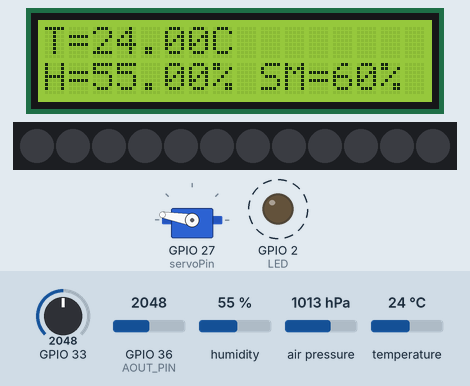
Recording of a sketch running on a simulated ESP32. Shown: 16×2 character LCD, 12 RGB LEDs in strip order, left to right, servo, output pins drawn as LEDs (lit = HIGH). Dashed ring = blinking. Inputs (shaded band) come from the test bench; at power-on: GPIO 36 (AOUT_PIN) = 2048, GPIO 33 = 2048, humidity 55 %, air pressure 1013 hPa, temperature 24 °C. WiFi joins after 1.5 s; servers stay silent unless stated; the local clock reads 2024-03-15 10:24:30 at power-on unless the sketch sets it; what the sketch prints to the serial monitor is not drawn.

Above: at 5.0 s.
5.1 s: GPIO 36 (AOUT_PIN) set to 2413
At 10.6 s:
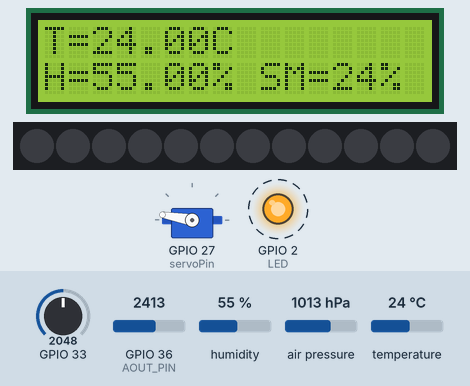
11.3 s: GPIO 36 (AOUT_PIN) set to 2508
At 14.4 s:
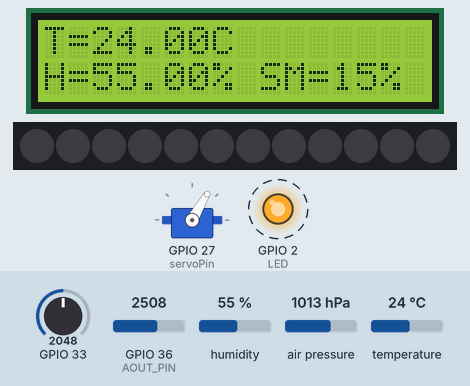
17.5 s: GPIO 33 set to 484
20.5 s: GPIO 33 set to 420
At 25.5 s:
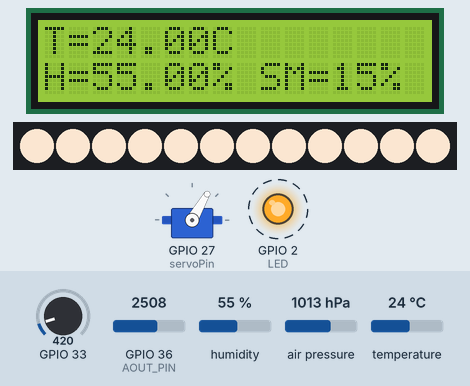
26.7 s: GPIO 36 (AOUT_PIN) set to 2729
At 30.9 s:
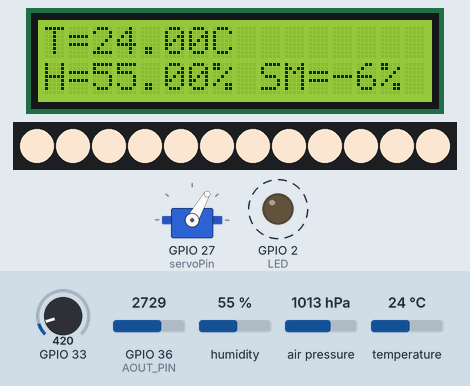
32.6 s: GPIO 36 (AOUT_PIN) set to 2802
At 35.8 s:
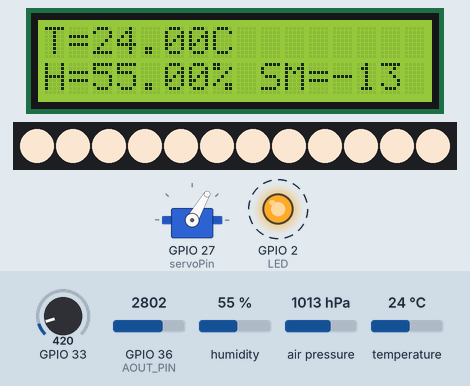
Timing chart, 0 to 39.8 s (numbered marks = the images above; inputs shaded):
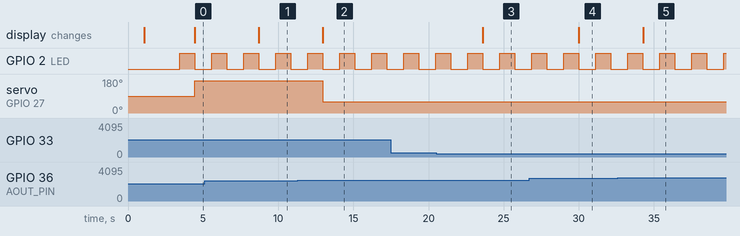

Measured:
- the behaviour switches between 2462 and 2463 on GPIO 36 (AOUT_PIN) (found by bisection; images 1 and 2)
- the behaviour switches between 451 and 450 on GPIO 33 (found by bisection; images 2 and 3)
- the behaviour switches between 2766 and 2767 on GPIO 36 (AOUT_PIN) (found by bisection; images 4 and 5)
- after the input at 5.1 s, the display: changes after 3.6 s (image 1)
- after the input at 11.3 s, servo on GPIO 27 (servoPin): 170° → 60° after 1.7 s; the display: changes after 1.7 s (image 2)
- after the input at 26.7 s, the display: changes after 3.3 s (image 4)
- after the input at 32.6 s, the display: changes after 1.7 s (image 5)
- by itself, GPIO 2 (LED): alternates HIGH for 1.0 s and LOW for 1.1 s

The sketch:

main.ino
```cpp
#include <Wire.h>
#include <Adafruit_Sensor.h>
#include <Adafruit_BME280.h>
#include <LiquidCrystal.h>
#include <ESP32Servo.h>
#include <WiFi.h>
#include "time.h"
#include <ESPAsyncWebServer.h>
#include <ArduinoJson.h>
#include <Adafruit_NeoPixel.h>
#include <math.h>

#define SEALEVELPRESSURE_HPA (1013.25)
#define AOUT_PIN 36 // ESP32 pin GPIO36 (ADC0) that connects to AOUT pin of soil moisture sensor
#define LED 2
#define PIN 25
#define NUMPIXELS 12

Servo myservo;
int servoPin = 27;

const char* ssid     = "Mi Teléfono";
const char* password = "tomamiwifi";

const char* ntpServer = "pool.ntp.org";
const long  gmtOffset_sec = 3600;
const int   daylightOffset_sec = 3600;

Adafruit_BME280 bme; // Initialisation capteur temperature et humidité
Adafruit_NeoPixel strip(NUMPIXELS, PIN, NEO_GRB + NEO_KHZ800); // Initialisation pins lumières led
LiquidCrystal lcd(19, 23, 18, 17, 16, 15); // Initialisation pins ecran LCD

AsyncWebServer server(80); // Initialisation serveur web pour verser nos mesures

// Definition de variables utiles
unsigned long delayTime = 500;
bool status;
int min_h = 2665;
int max_h = 1650;
int m;
int moisture;
float temperature;
float humidity;
int luminosite;

void setup() {
  Serial.begin(9600);
  delay(1000);
  pinMode(LED, OUTPUT);
  analogSetAttenuation(ADC_11db); // set the ADC attenuation to 11 dB (up to ~3.3V input)

  lcd.begin(16, 2); //Lancer l'écran LCD
  Wire.begin(); // Lancer le capteur BME
  status = bme.begin(0x76);
  if (!status) {
    Serial.println("Could not find a valid BME280 sensor, check wiring!");
    delay(delayTime);
  }

  strip.begin(); // Lancer le système de lumières
  strip.show(); // Éteint tous les pixels au démarrage


  // Connexion au Wi-Fi
  Serial.print("Connecting to ");
  Serial.println(ssid);
  WiFi.begin(ssid, password);
  while (WiFi.status() != WL_CONNECTED) {
    delay(500);
    Serial.print(".");
  }
  Serial.println("");
  Serial.println("WiFi connected.");

  // Configuration pour l'obtention de la date et heure
  configTime(gmtOffset_sec, daylightOffset_sec, ntpServer);
  printLocalTime();

  Serial.println();

  // Obtention de l'adresse IP du serveur Web
  Serial.print("ESP32 Web Server's IP address: ");
  Serial.println(WiFi.localIP());

  // Configuration du serveur web
  server.on("/data", [](AsyncWebServerRequest *request) {
  StaticJsonDocument<200> doc;
  doc["Temperature"] = temperature;
  doc["soil moisture"] = moisture;
  doc["Air moisture"] = humidity;
  doc["Luminosite"] = luminosite;

  String json;
  serializeJson(doc, json);
  request->send(200, "application/json", json);
  });

  // Lancement du server
  server.begin();

  // Configuration servo pour vanne d'arrosage
  myservo.setPeriodHertz(50);    // standard 50 hz servo
	myservo.attach(servoPin, 500, 2400);

  Serial.println();
}


void loop() {
  printValues();
  delay(delayTime);
  delay(50);
  digitalWrite(LED,HIGH);
  delay(1000);
  digitalWrite(LED,LOW);
//  printLocalTime();

  eclairage();
  waterPlant();

  //Obtention de l'heure
  struct tm timeinfo;
  if (!getLocalTime(&timeinfo)) {
    lcd.setCursor(0, 0);
    lcd.print("Erreur NTP");
    return;
  }

  // Préparation de variables à afficher sur l'écran
  char bufferBME[10]; //format "T=II°C H=II"
  char bufferSM[16]; //format "M=II%"
  snprintf(bufferBME, sizeof(bufferBME), "T=%.2fC", bme.readTemperature());
  snprintf(bufferSM, sizeof(bufferSM), "H=%.2f%% SM=%d%% ",bme.readHumidity(), moisture);

  // Affichage sur l'écran LCD
  lcd.clear();
  lcd.setCursor(0, 0);
  lcd.print(bufferBME);
  lcd.setCursor(0, 1);
  lcd.print(bufferSM);

  delay(delayTime);
}

void printValues() {
  temperature = bme.readTemperature();
  Serial.print("Temperature = ");
  Serial.print(temperature);
  Serial.print(" *C;   ");


  Serial.print("Pressure = ");
  Serial.print(bme.readPressure() / 100.0F);
  Serial.print(" hPa;   ");

  humidity = bme.readHumidity();
  Serial.print("Humidity = ");
  Serial.print(humidity);
  Serial.print(" %;   ");

  Serial.print("Soil moisture value: ");
  m = analogRead(AOUT_PIN);
  moisture = map(m, min_h, max_h, 0, 100);
  Serial.print(moisture);
  Serial.print(" %;   ");

  luminosite = analogRead(33);
  Serial.print("Luminosité = ");
  Serial.println(luminosite);

  Serial.print("Status");
  Serial.println(status);
  Serial.println();

}

void waterPlant(){
  if (moisture < 20){
    myservo.write(60);
  }
  else{
    myservo.write(170);
  }
}

void eclairage(){
  if (luminosite > 450) {
    // Si la luminosité est forte, leds éteintes
    for (int i = 0; i < NUMPIXELS; i++) {
      strip.setPixelColor(i, strip.Color(0, 0, 0));
    }
  } else {
    // Sinon, on l'allume sur une couleur blanche
    for (int i = 0; i < NUMPIXELS; i++) {
      strip.setPixelColor(i, strip.Color(240, 220, 200));
    }
  }
  strip.show();
}

void printLocalTime(){
  struct tm timeinfo;
  if(!getLocalTime(&timeinfo)){
    Serial.println("Failed to obtain time");
    return;
  }
  Serial.println(&timeinfo, "%H:%M:%S");  //"%A, %B %d %Y
  Serial.print("Day of week: ");
  Serial.println(&timeinfo, "%A");
  Serial.print("Month: ");
  Serial.println(&timeinfo, "%B");
  Serial.print("Day of Month: ");
  Serial.println(&timeinfo, "%d");
  Serial.print("Year: ");
  Serial.println(&timeinfo, "%Y");
  Serial.print("Hour: ");
  Serial.println(&timeinfo, "%H");
  Serial.print("Hour (12 hour format): ");
  Serial.println(&timeinfo, "%I");
  Serial.print("Minute: ");
  Serial.println(&timeinfo, "%M");
  Serial.print("Second: ");
  Serial.println(&timeinfo, "%S");

  Serial.println("Time variables");
  char timeHour[3];
  strftime(timeHour,3, "%H", &timeinfo);
  Serial.println(timeHour);
  char timeWeekDay[10];
  strftime(timeWeekDay,10, "%A", &timeinfo);
  Serial.println(timeWeekDay);
  Serial.println();
}
```
